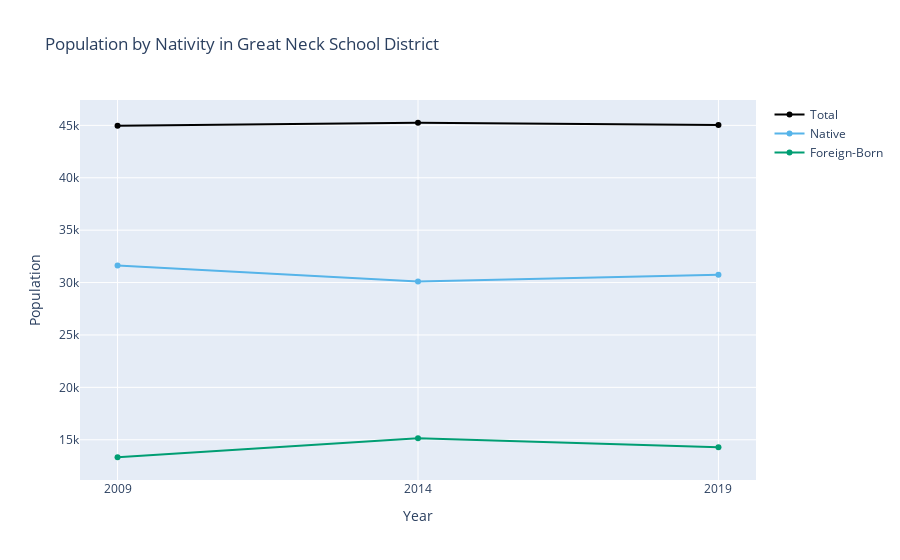

The code cell stored with this chart in its notebook:
### Markdown cell above
### Analyzing Nativity

One way to measure immigration with ACS data is to analyze [B05012: Nativity in the United States](https://censusreporter.org/data/table/?table=B05012&geo_ids=97000US3612510&primary_geo_id=97000US3612510).

### Code cell
from censusdis.datasets import ACS5
from censusdis.states import NY

from utils import download_multiyear, graph_multiyear, pct_change_multiyear

df = download_multiyear(
    dataset=ACS5,
    vintages=[2009, 2014, 2019],
    group="B05012",
    prompt=False,
    state=NY,
    school_district_unified="12510",
)
print(df)
graph_multiyear(
    df=df,
    title="Population by Nativity in Great Neck School District",
    yaxis_title="Population"
)

### Figure 1 — Plotly figure (JSON) as saved in the notebook; plotly's stock layout.template omitted (floating-point values rounded to 4 significant figures)
{"data": [{"hovertemplate": "Year: %{x}<br>Total: %{y:,}<extra></extra>", "line": {"color": "black"}, "mode": "lines+markers", "name": "Total", "type": "scatter", "x": [2009, 2014, 2019], "y": [44953, 45249, 45044]}, {"hovertemplate": "Year: %{x}<br>Native: %{y:,}<extra></extra>", "line": {"color": "#56B4E9"}, "mode": "lines+markers", "name": "Native", "type": "scatter", "x": [2009, 2014, 2019], "y": [31623, 30096, 30755]}, {"hovertemplate": "Year: %{x}<br>Foreign-Born: %{y:,}<extra></extra>", "line": {"color": "#009E73"}, "mode": "lines+markers", "name": "Foreign-Born", "type": "scatter", "x": [2009, 2014, 2019], "y": [13330, 15153, 14289]}], "layout": {"title": {"text": "Population by Nativity in Great Neck School District"}, "xaxis": {"tickmode": "array", "ticktext": ["2009", "2014", "2019"], "tickvals": [2009, 2014, 2019], "title": {"text": "Year"}}, "yaxis": {"title": {"text": "Population"}}}}
